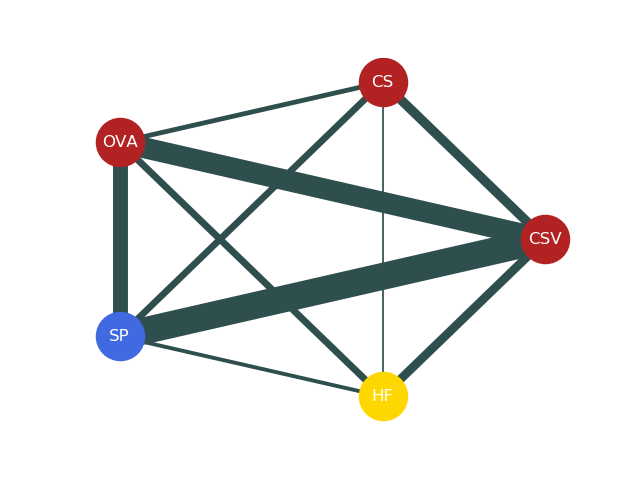

The script that drew this image:
import networkx as nx
import matplotlib.pyplot as plt

G = nx.Graph()
a = 'CSV'
b = 'CS'
c = 'OVA'
d = 'SP'
e = 'HF'
nodes_size = 1200
edges_multiple = 50
data_edges_list = [[(a, b)],[(a, c)],[(a, d)],[(a ,e)],
                   [(b, c)],[(b, d)],[(b, e)],
                   [(c, d)],[(c ,e)],
                   [(d, e)]]
#负相关为'gray'，正相关为'darkslategrey'
data_edges_color = ['darkslategrey','darkslategrey','darkslategrey','darkslategrey',
                    'darkslategrey','darkslategrey','darkslategrey',
                    'darkslategrey','darkslategrey',
                    'darkslategrey']
data_edges_width = [0.136, 0.301, 0.388, 0.125,
                    0.069, 0.096, 0.025,
                    0.215, 0.099,
                    0.056]
for index in range(len(data_edges_width)):
   data_edges_width[index] = data_edges_width[index]*edges_multiple

print(data_edges_width)

#设置点的名称
G.add_nodes_from([a, b, c, d, e])

#设置连线
G.add_edges_from([(a, b),(a, c),(a, d),(a ,e),
                  (b, c),(b, d),(b, e),
                  (c, d),(c ,e),
                  (d, e)])

#设置点的颜色
red = [a, b, c]
blue = [d]
yello = [e]


#设置原点的编排方式
pos = nx.circular_layout(G)
#设置点的参数
nx.draw_networkx_nodes(G, pos,nodelist =red, node_color = 'firebrick', node_size = nodes_size)
nx.draw_networkx_nodes(G, pos,nodelist =blue, node_color = 'royalblue', node_size = nodes_size)
nx.draw_networkx_nodes(G, pos,nodelist =yello, node_color = 'gold', node_size = nodes_size)

#显示点的名称
nx.draw_networkx_labels(G, pos,font_color ='white')

#设置连线的方式
for index in range(len(data_edges_color)):
   nx.draw_networkx_edges(G, pos, edgelist=data_edges_list[index],
                          edge_color=data_edges_color[index],
                          width = data_edges_width[index])


plt.axis('off')
plt.show()
